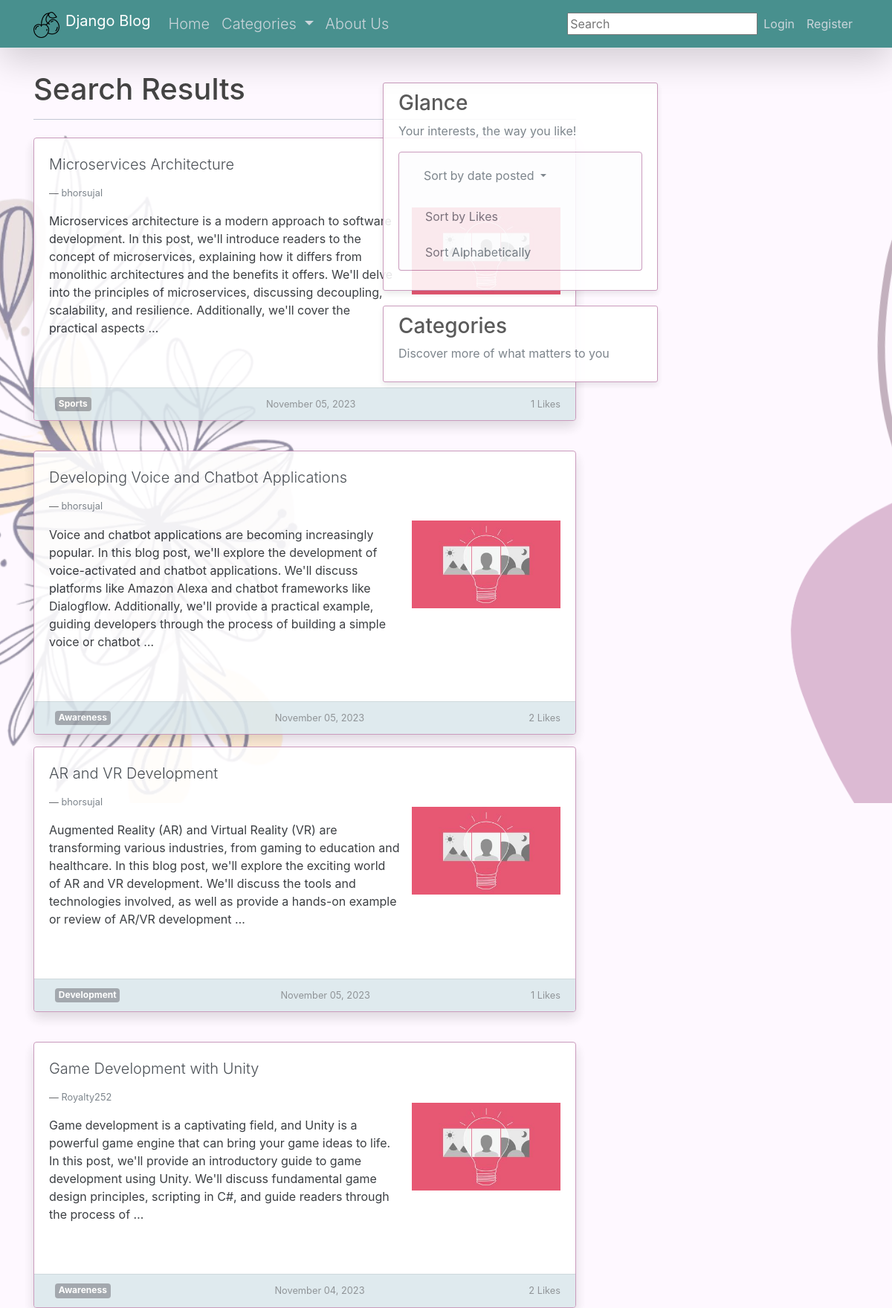
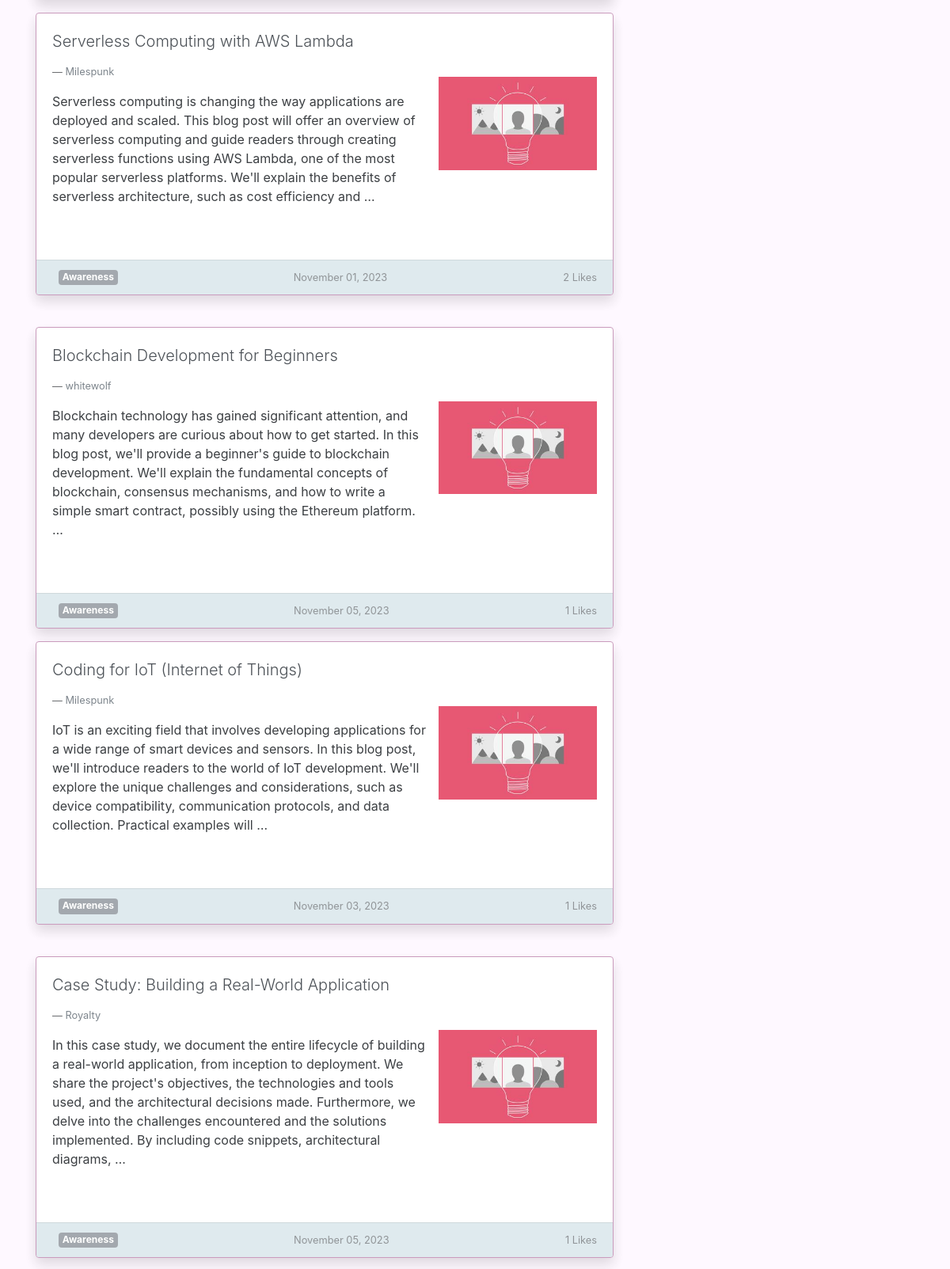
The app's page /search/ (upper part) with its own data (2 pictures, top to bottom).
### blog/models.py (models this page shows, shortened)
class Post(models.Model):
	title = models.CharField(max_length=100)
	content = models.TextField()
	date_posted = models.DateTimeField(default=timezone.now)
	author = models.ForeignKey(User, on_delete=models.CASCADE)  #, a ForeignKey is a field used to create a many-to-one relationship between two models in a database.
	likes = models.ManyToManyField(User, related_name='liked_posts')
	category = models.ForeignKey(Category, on_delete=models.SET_NULL, null=True)
	image = models.ImageField(default='default1.jpg', upload_to='post_images')

class Category(models.Model):
    name = models.CharField(max_length=255)
    def __str__(self):
        return self.name

### blog/views.py (the view)
# urls.py: path('search/', views.SearchView.as_view(), name='search'),
class SearchView(View):
    template_name = 'blog/search_results.html'
    def get(self, request, *args, **kwargs):
        form = SearchForm(request.GET)
        if form.is_valid():
            query = form.cleaned_data.get('query', '')
            results = Post.objects.filter(title__icontains=query, content__icontains=query)
        else:
            results = []
        context = {
            'form' : form,
            'results' : results,
        }
        return render(request, self.template_name, context)

### blog/forms.py
class SearchForm(forms.Form):
    query = forms.CharField(max_length=255, required=False)

### blog/templates/blog/search_results.html (shortened to what this page needs)
{% extends "blog/base.html" %}
{% block content %}
  <h1>Search Results</h1>
  <hr>
  <div class="row g-4">
    {% for post in results %}
      <div class="col-md-12 g-3 mb-4" style="width: auto;">
        <div class="card border-subtle h-100 mt-3 mb-3 shadow" style="border-color: #c38eb4;">
          <div class="card-body">
            <a class="card-title lead text-dark" href="{% url 'post-detail' post.id %}">
              <div class="d-flex align-items-center">
                <div class="flex-grow-1">
                  {{ post.title }}
                  <br>
                  <br>
                  <figcaption class="blockquote-footer text-body-secondary text-right" style="display: flex; justify-content: left; align-items: left;">
                    <a class="text-muted" href="{% url 'user-posts' post.author.username %}">{{ post.author }}</a>
                  </figcaption>
                  <p class="card-text mt-3">{{ post.content|truncatewords:50 }}</p>
                </div>
                <div class="rectangular-icon-container ml-3">
                  <img src="{{ post.image.url }}" alt="{{ post.title }}" style="max-width: 200px; max-height: 220px;">
                </div>
              </div>
            </a>
          </div>
          <div class="card-footer d-flex justify-content-between" style="background-color: #cddee5; opacity: 0.7;">
            <span class="badge badge-secondary ml-2">{{ post.category }}</span>
            <small class="text-body-secondary">{{ post.date_posted|date:"F d, Y" }}</small>
            <small class="text-body-secondary">{{ post.likes.count }} Likes</small>
          </div>
        </div>
      </div>
      {% if forloop.counter|divisibleby:2 and not forloop.last %}
        </div>
          <div class="row g-4">
      {% endif %}
      {% empty %}
      <p>No results found.</p>
    {% endfor %}
  </div>
{% endblock content %}

### blog/static/blog/main.css (style rules this page uses)
h1, h2, h3, h4, h5, h6 { color: #444444; }

### blog/templates/blog/base.html (style rules this page uses)
body { background-color: #fef8ff; background-image: url('/media/background.png'); background-repeat: no-repeat; background-attachment: fixed; }
.card { box-shadow: 0 4px 8px rgba(0, 0, 0, 0.1); transition: box-shadow 0.3s ease; }
hr { height: 1px; color: #123455; background-color: #123455; border: none; }

### blog/templates/blog/search_results.html (style rules this page uses)
.border-subtle { border: 1px solid #c38eb4; transition: transform 0.3s, box-shadow 0.3s; }
.card { opacity: 88%; }

### records on screen
Post: title "Microservices Architecture", author "bhorsujal", content "Microservices architecture is a modern approach to software development. In this post, we'll introduce readers to the concept of microservices, explaining how it differs from monolithic architectures and the benefits it offers. We'll delve into the principles of microservices, discussing decoupling, scalability, and resilience. Additionally, we'll cover the practical aspects …", category "Sports", date_posted "November 05, 2023", likes.count "1"
Post: title "Developing Voice and Chatbot Applications", author "bhorsujal", content "Voice and chatbot applications are becoming increasingly popular. In this blog post, we'll explore the development of voice-activated and chatbot applications. We'll discuss platforms like Amazon Alexa and chatbot frameworks like Dialogflow. Additionally, we'll provide a practical example, guiding developers through the process of building a simple voice or chatbot …", image (placeholder picture), category "Awareness", date_posted "November 05, 2023", likes.count "2"
Post: title "AR and VR Development", author "bhorsujal", content "Augmented Reality (AR) and Virtual Reality (VR) are transforming various industries, from gaming to education and healthcare. In this blog post, we'll explore the exciting world of AR and VR development. We'll discuss the tools and technologies involved, as well as provide a hands-on example or review of AR/VR development …", image (placeholder picture), category "Development", date_posted "November 05, 2023", likes.count "1"
Post: title "Game Development with Unity", author "Royalty252", content "Game development is a captivating field, and Unity is a powerful game engine that can bring your game ideas to life. In this post, we'll provide an introductory guide to game development using Unity. We'll discuss fundamental game design principles, scripting in C#, and guide readers through the process of …", image (placeholder picture), category "Awareness", date_posted "November 04, 2023", likes.count "2"
Post: title "Serverless Computing with AWS Lambda", author "Milespunk", content "Serverless computing is changing the way applications are deployed and scaled. This blog post will offer an overview of serverless computing and guide readers through creating serverless functions using AWS Lambda, one of the most popular serverless platforms. We'll explain the benefits of serverless architecture, such as cost efficiency and …", image (placeholder picture), category "Awareness", date_posted "November 01, 2023", likes.count "2"
Post: title "Blockchain Development for Beginners", author "whitewolf", content "Blockchain technology has gained significant attention, and many developers are curious about how to get started. In this blog post, we'll provide a beginner's guide to blockchain development. We'll explain the fundamental concepts of blockchain, consensus mechanisms, and how to write a simple smart contract, possibly using the Ethereum platform. …", image (placeholder picture), category "Awareness", date_posted "November 05, 2023", likes.count "1"
Post: title "Coding for IoT (Internet of Things)", author "Milespunk", content "IoT is an exciting field that involves developing applications for a wide range of smart devices and sensors. In this blog post, we'll introduce readers to the world of IoT development. We'll explore the unique challenges and considerations, such as device compatibility, communication protocols, and data collection. Practical examples will …", image (placeholder picture), category "Awareness", date_posted "November 03, 2023", likes.count "1"
Post: title "Case Study: Building a Real-World Application", author "Royalty", content "In this case study, we document the entire lifecycle of building a real-world application, from inception to deployment. We share the project's objectives, the technologies and tools used, and the architectural decisions made. Furthermore, we delve into the challenges encountered and the solutions implemented. By including code snippets, architectural diagrams, …", image (placeholder picture), category "Awareness", date_posted "November 05, 2023", likes.count "1"
